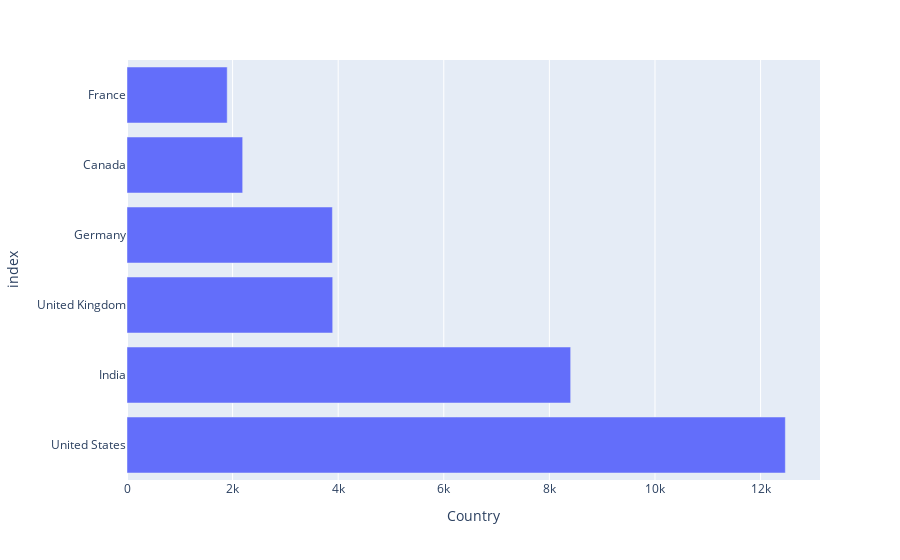

Here is the notebook cell this chart was saved with:
### Code cell
data = df['Country'].value_counts().reset_index().sort_values("Country",ascending=False)
fig = px.bar(data[0:6], x='Country', y='index')
fig.show()

### Figure 1 — Plotly figure (JSON) as saved in the notebook; plotly's stock layout.template omitted (floating-point values rounded to 4 significant figures)
{"data": [{"alignmentgroup": "True", "hovertemplate": "Country=%{x}<br>index=%{y}<extra></extra>", "legendgroup": "", "marker": {"color": "#636efa"}, "name": "", "offsetgroup": "", "orientation": "h", "showlegend": false, "textposition": "auto", "type": "bar", "x": [12469, 8403, 3896, 3890, 2191, 1898], "xaxis": "x", "y": ["United States", "India", "United Kingdom", "Germany", "Canada", "France"], "yaxis": "y"}], "layout": {"barmode": "relative", "legend": {"tracegroupgap": 0}, "margin": {"t": 60}, "xaxis": {"anchor": "y", "domain": [0, 1], "title": {"text": "Country"}}, "yaxis": {"anchor": "x", "domain": [0, 1], "title": {"text": "index"}}}}
